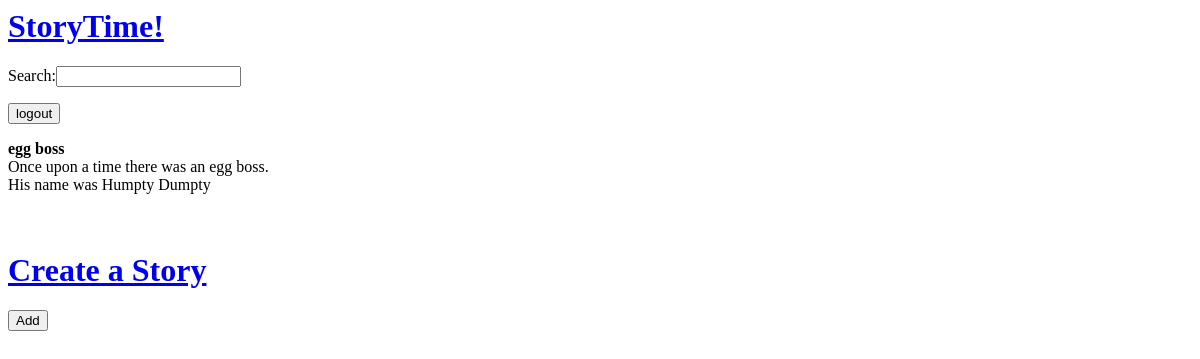
The page /home (signed in) on the database as committed earlier.
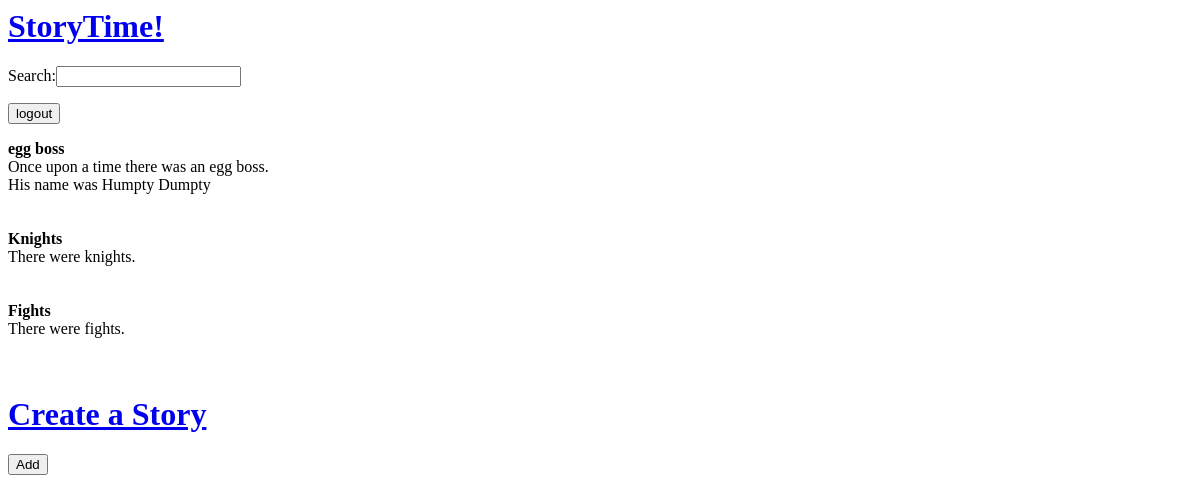
The same page on the database as committed later.
### tables this page shows
CREATE TABLE stories(story_name TEXT, content TEXT, entry_num INTEGER, editor_id INTEGER);

### app.py (the view)
@app.route("/home") #MUST ADD METHODS, THIS WILL BE USER BASED
def home():
    stories = access_data.view_all(access_data.get_id(session["username"]))
    return render_template("home.html", stories = stories) #Include all info from database afterward to be displayed

### util/access_data.py (called while the page is built)
def view_all(id):
    DB_FILE="data/discoeggs.db"
    db = sqlite3.connect(DB_FILE) #open if file exists, otherwise create
    c = db.cursor()
    command = "SELECT story_name FROM stories WHERE editor_id = {}".format(id)
    c.execute(command)
    stories = c.fetchall()
    ret = {}
    for story in stories:
        command = "SELECT content FROM stories WHERE story_name = \'{}\'".format(story[0])
        c.execute(command)
        uneditedContent = c.fetchall()
        content = []
        for each in uneditedContent:
            content.append(each[0])
        ret[story[0]] = content #creates a new key for a story with all its content
    db.commit() #save changes
    db.close()  #close database
    return ret

def get_id(user):
    DB_FILE="data/discoeggs.db"
    db = sqlite3.connect(DB_FILE) #open if file exists, otherwise create
    c = db.cursor()
    command = "SELECT editor_id FROM login WHERE username = \'{}\' ".format(user)
    c.execute(command)
    id = c.fetchone()
    db.commit() #save changes
    db.close()  #close database
    return(id[-1])

### templates/home.html (shortened to what this page needs)
{% extends "sitebase.html" %}
{% block body %}
{%for story in stories %}
<b>{{story}}</b><br>
{%for entry in stories[story]%}
{{entry}}<br>
{%endfor%}
<br><br>
{%endfor%}
<h1><a href = "/create"> Create a Story </a></h1>
<form action = "/add">  <input type ="submit" value = "Add"></form>
{% endblock %}

### templates/sitebase.html
{% extends "base.html" %}
{% block head %}
<h1> <a href="/home"> StoryTime! </a></h1>
<form action="/search">
  Search:<input type = "search" name="input">
</form>
<form action = "/logout">
  <input type = "submit" value = "logout">
</form>
{% endblock %}

### templates/base.html (shortened to what this page needs)
<!DOCTYPE>
<html>
  <head>
    {% block head %}
    {% endblock %}
  </head>
  <body>
    {% block body %}
    {% endblock %}
  </body>
</html>

Rows that differ between the two databases and show on the page:
added stories: story_name "Knights", content "There were knights."
added stories: story_name "Fights", content "There were fights."
